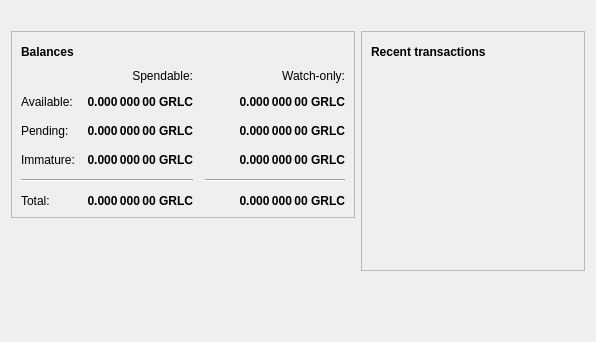
<?xml version="1.0" encoding="UTF-8"?>
<ui version="4.0">
 <class>OverviewPage</class>
 <widget class="QWidget" name="OverviewPage">
  <property name="geometry">
   <rect>
    <x>0</x>
    <y>0</y>
    <width>596</width>
    <height>342</height>
   </rect>
  </property>
  <property name="windowTitle">
   <string>Form</string>
  </property>
  <layout class="QVBoxLayout" name="topLayout">
   <item>
    <widget class="QLabel" name="labelAlerts">
     <property name="visible">
      <bool>false</bool>
     </property>
     <property name="wordWrap">
      <bool>true</bool>
     </property>
     <property name="margin">
      <number>3</number>
     </property>
     <property name="textInteractionFlags">
      <set>Qt::TextSelectableByMouse</set>
     </property>
    </widget>
   </item>
   <item>
    <layout class="QHBoxLayout" name="horizontalLayout" stretch="1,1">
     <item>
      <layout class="QVBoxLayout" name="verticalLayout_2">
       <item>
        <widget class="QFrame" name="frame">
         <property name="frameShape">
          <enum>QFrame::StyledPanel</enum>
         </property>
         <property name="frameShadow">
          <enum>QFrame::Raised</enum>
         </property>
         <layout class="QVBoxLayout" name="verticalLayout_4">
          <item>
           <layout class="QHBoxLayout" name="horizontalLayout_4">
            <item>
             <widget class="QLabel" name="label_5">
              <property name="font">
               <font>
                <weight>75</weight>
                <bold>true</bold>
               </font>
              </property>
              <property name="text">
               <string>Balances</string>
              </property>
             </widget>
            </item>
            <item>
             <widget class="QPushButton" name="labelWalletStatus">
              <property name="enabled">
               <bool>true</bool>
              </property>
              <property name="maximumSize">
               <size>
                <width>30</width>
                <height>16777215</height>
               </size>
              </property>
              <property name="toolTip">
               <string>The displayed information may be out of date. Your wallet automatically synchronizes with the Garlicoin network after a connection is established, but this process has not completed yet.</string>
              </property>
              <property name="text">
               <string/>
              </property>
              <property name="icon">
               <iconset resource="../bitcoin.qrc">
                <normaloff>:/icons/warning</normaloff>
                <disabledoff>:/icons/warning</disabledoff>:/icons/warning</iconset>
              </property>
              <property name="iconSize">
               <size>
                <width>24</width>
                <height>24</height>
               </size>
              </property>
              <property name="flat">
               <bool>true</bool>
              </property>
             </widget>
            </item>
            <item>
             <spacer name="horizontalSpacer_3">
              <property name="orientation">
               <enum>Qt::Horizontal</enum>
              </property>
              <property name="sizeHint" stdset="0">
               <size>
                <width>40</width>
                <height>20</height>
               </size>
              </property>
             </spacer>
            </item>
           </layout>
          </item>
          <item>
           <layout class="QGridLayout" name="gridLayout">
            <property name="spacing">
             <number>12</number>
            </property>
            <item row="2" column="2">
             <widget class="QLabel" name="labelWatchPending">
              <property name="font">
               <font>
                <weight>75</weight>
                <bold>true</bold>
               </font>
              </property>
              <property name="cursor">
               <cursorShape>IBeamCursor</cursorShape>
              </property>
              <property name="toolTip">
               <string>Unconfirmed transactions to watch-only addresses</string>
              </property>
              <property name="text">
               <string notr="true">0.000 000 00 GRLC</string>
              </property>
              <property name="alignment">
               <set>Qt::AlignRight|Qt::AlignTrailing|Qt::AlignVCenter</set>
              </property>
              <property name="textInteractionFlags">
               <set>Qt::LinksAccessibleByMouse|Qt::TextSelectableByKeyboard|Qt::TextSelectableByMouse</set>
              </property>
             </widget>
            </item>
            <item row="2" column="1">
             <widget class="QLabel" name="labelUnconfirmed">
              <property name="font">
               <font>
                <weight>75</weight>
                <bold>true</bold>
               </font>
              </property>
              <property name="cursor">
               <cursorShape>IBeamCursor</cursorShape>
              </property>
              <property name="toolTip">
               <string>Total of transactions that have yet to be confirmed, and do not yet count toward the spendable balance</string>
              </property>
              <property name="text">
               <string notr="true">0.000 000 00 GRLC</string>
              </property>
              <property name="alignment">
               <set>Qt::AlignRight|Qt::AlignTrailing|Qt::AlignVCenter</set>
              </property>
              <property name="textInteractionFlags">
               <set>Qt::LinksAccessibleByMouse|Qt::TextSelectableByKeyboard|Qt::TextSelectableByMouse</set>
              </property>
             </widget>
            </item>
            <item row="3" column="2">
             <widget class="QLabel" name="labelWatchImmature">
              <property name="font">
               <font>
                <weight>75</weight>
                <bold>true</bold>
               </font>
              </property>
              <property name="cursor">
               <cursorShape>IBeamCursor</cursorShape>
              </property>
              <property name="toolTip">
               <string>Mined balance in watch-only addresses that has not yet matured</string>
              </property>
              <property name="text">
               <string notr="true">0.000 000 00 GRLC</string>
              </property>
              <property name="alignment">
               <set>Qt::AlignRight|Qt::AlignTrailing|Qt::AlignVCenter</set>
              </property>
              <property name="textInteractionFlags">
               <set>Qt::LinksAccessibleByMouse|Qt::TextSelectableByKeyboard|Qt::TextSelectableByMouse</set>
              </property>
             </widget>
            </item>
            <item row="4" column="0" colspan="2">
             <widget class="Line" name="line">
              <property name="orientation">
               <enum>Qt::Horizontal</enum>
              </property>
             </widget>
            </item>
            <item row="4" column="2">
             <widget class="Line" name="lineWatchBalance">
              <property name="sizePolicy">
               <sizepolicy hsizetype="Preferred" vsizetype="Fixed">
                <horstretch>0</horstretch>
                <verstretch>0</verstretch>
               </sizepolicy>
              </property>
              <property name="minimumSize">
               <size>
                <width>140</width>
                <height>0</height>
               </size>
              </property>
              <property name="orientation">
               <enum>Qt::Horizontal</enum>
              </property>
             </widget>
            </item>
            <item row="5" column="0">
             <widget class="QLabel" name="labelTotalText">
              <property name="text">
               <string>Total:</string>
              </property>
             </widget>
            </item>
            <item row="3" column="1">
             <widget class="QLabel" name="labelImmature">
              <property name="font">
               <font>
                <weight>75</weight>
                <bold>true</bold>
               </font>
              </property>
              <property name="cursor">
               <cursorShape>IBeamCursor</cursorShape>
              </property>
              <property name="toolTip">
               <string>Mined balance that has not yet matured</string>
              </property>
              <property name="text">
               <string notr="true">0.000 000 00 GRLC</string>
              </property>
              <property name="alignment">
               <set>Qt::AlignRight|Qt::AlignTrailing|Qt::AlignVCenter</set>
              </property>
              <property name="textInteractionFlags">
               <set>Qt::LinksAccessibleByMouse|Qt::TextSelectableByKeyboard|Qt::TextSelectableByMouse</set>
              </property>
             </widget>
            </item>
            <item row="2" column="3">
             <spacer name="horizontalSpacer_2">
              <property name="orientation">
               <enum>Qt::Horizontal</enum>
              </property>
              <property name="sizeHint" stdset="0">
               <size>
                <width>40</width>
                <height>20</height>
               </size>
              </property>
             </spacer>
            </item>
            <item row="3" column="0">
             <widget class="QLabel" name="labelImmatureText">
              <property name="text">
               <string>Immature:</string>
              </property>
             </widget>
            </item>
            <item row="5" column="1">
             <widget class="QLabel" name="labelTotal">
              <property name="font">
               <font>
                <weight>75</weight>
                <bold>true</bold>
               </font>
              </property>
              <property name="cursor">
               <cursorShape>IBeamCursor</cursorShape>
              </property>
              <property name="toolTip">
               <string>Your current total balance</string>
              </property>
              <property name="text">
               <string notr="true">0.000 000 00 GRLC</string>
              </property>
              <property name="alignment">
               <set>Qt::AlignRight|Qt::AlignTrailing|Qt::AlignVCenter</set>
              </property>
              <property name="textInteractionFlags">
               <set>Qt::LinksAccessibleByMouse|Qt::TextSelectableByKeyboard|Qt::TextSelectableByMouse</set>
              </property>
             </widget>
            </item>
            <item row="5" column="2">
             <widget class="QLabel" name="labelWatchTotal">
              <property name="font">
               <font>
                <weight>75</weight>
                <bold>true</bold>
               </font>
              </property>
              <property name="cursor">
               <cursorShape>IBeamCursor</cursorShape>
              </property>
              <property name="toolTip">
               <string>Current total balance in watch-only addresses</string>
              </property>
              <property name="text">
               <string notr="true">0.000 000 00 GRLC</string>
              </property>
              <property name="alignment">
               <set>Qt::AlignRight|Qt::AlignTrailing|Qt::AlignVCenter</set>
              </property>
              <property name="textInteractionFlags">
               <set>Qt::LinksAccessibleByMouse|Qt::TextSelectableByKeyboard|Qt::TextSelectableByMouse</set>
              </property>
             </widget>
            </item>
            <item row="0" column="2">
             <widget class="QLabel" name="labelWatchonly">
              <property name="text">
               <string>Watch-only:</string>
              </property>
              <property name="alignment">
               <set>Qt::AlignRight|Qt::AlignTrailing|Qt::AlignVCenter</set>
              </property>
             </widget>
            </item>
            <item row="1" column="0">
             <widget class="QLabel" name="labelBalanceText">
              <property name="text">
               <string>Available:</string>
              </property>
             </widget>
            </item>
            <item row="1" column="1">
             <widget class="QLabel" name="labelBalance">
              <property name="font">
               <font>
                <weight>75</weight>
                <bold>true</bold>
               </font>
              </property>
              <property name="cursor">
               <cursorShape>IBeamCursor</cursorShape>
              </property>
              <property name="toolTip">
               <string>Your current spendable balance</string>
              </property>
              <property name="text">
               <string notr="true">0.000 000 00 GRLC</string>
              </property>
              <property name="alignment">
               <set>Qt::AlignRight|Qt::AlignTrailing|Qt::AlignVCenter</set>
              </property>
              <property name="textInteractionFlags">
               <set>Qt::LinksAccessibleByMouse|Qt::TextSelectableByKeyboard|Qt::TextSelectableByMouse</set>
              </property>
             </widget>
            </item>
            <item row="1" column="2">
             <widget class="QLabel" name="labelWatchAvailable">
              <property name="font">
               <font>
                <weight>75</weight>
                <bold>true</bold>
               </font>
              </property>
              <property name="cursor">
               <cursorShape>IBeamCursor</cursorShape>
              </property>
              <property name="toolTip">
               <string>Your current balance in watch-only addresses</string>
              </property>
              <property name="text">
               <string notr="true">0.000 000 00 GRLC</string>
              </property>
              <property name="alignment">
               <set>Qt::AlignRight|Qt::AlignTrailing|Qt::AlignVCenter</set>
              </property>
              <property name="textInteractionFlags">
               <set>Qt::LinksAccessibleByMouse|Qt::TextSelectableByKeyboard|Qt::TextSelectableByMouse</set>
              </property>
             </widget>
            </item>
            <item row="2" column="0">
             <widget class="QLabel" name="labelPendingText">
              <property name="text">
               <string>Pending:</string>
              </property>
             </widget>
            </item>
            <item row="0" column="1">
             <widget class="QLabel" name="labelSpendable">
              <property name="text">
               <string>Spendable:</string>
              </property>
              <property name="alignment">
               <set>Qt::AlignRight|Qt::AlignTrailing|Qt::AlignVCenter</set>
              </property>
             </widget>
            </item>
           </layout>
          </item>
         </layout>
        </widget>
       </item>
       <item>
        <spacer name="verticalSpacer">
         <property name="orientation">
          <enum>Qt::Vertical</enum>
         </property>
         <property name="sizeHint" stdset="0">
          <size>
           <width>20</width>
           <height>40</height>
          </size>
         </property>
        </spacer>
       </item>
      </layout>
     </item>
     <item>
      <layout class="QVBoxLayout" name="verticalLayout_3">
       <item>
        <widget class="QFrame" name="frame_2">
         <property name="frameShape">
          <enum>QFrame::StyledPanel</enum>
         </property>
         <property name="frameShadow">
          <enum>QFrame::Raised</enum>
         </property>
         <layout class="QVBoxLayout" name="verticalLayout">
          <item>
           <layout class="QHBoxLayout" name="horizontalLayout_2">
            <item>
             <widget class="QLabel" name="label_4">
              <property name="font">
               <font>
                <weight>75</weight>
                <bold>true</bold>
               </font>
              </property>
              <property name="text">
               <string>Recent transactions</string>
              </property>
             </widget>
            </item>
            <item>
             <widget class="QPushButton" name="labelTransactionsStatus">
              <property name="enabled">
               <bool>true</bool>
              </property>
              <property name="maximumSize">
               <size>
                <width>30</width>
                <height>16777215</height>
               </size>
              </property>
              <property name="toolTip">
               <string>The displayed information may be out of date. Your wallet automatically synchronizes with the Garlicoin network after a connection is established, but this process has not completed yet.</string>
              </property>
              <property name="text">
               <string/>
              </property>
              <property name="icon">
               <iconset resource="../bitcoin.qrc">
                <normaloff>:/icons/warning</normaloff>
                <disabledoff>:/icons/warning</disabledoff>:/icons/warning</iconset>
              </property>
              <property name="iconSize">
               <size>
                <width>24</width>
                <height>24</height>
               </size>
              </property>
              <property name="flat">
               <bool>true</bool>
              </property>
             </widget>
            </item>
            <item>
             <spacer name="horizontalSpacer">
              <property name="orientation">
               <enum>Qt::Horizontal</enum>
              </property>
              <property name="sizeHint" stdset="0">
               <size>
                <width>40</width>
                <height>20</height>
               </size>
              </property>
             </spacer>
            </item>
           </layout>
          </item>
          <item>
           <widget class="QListView" name="listTransactions">
            <property name="styleSheet">
             <string notr="true">QListView { background: transparent; }</string>
            </property>
            <property name="frameShape">
             <enum>QFrame::NoFrame</enum>
            </property>
            <property name="verticalScrollBarPolicy">
             <enum>Qt::ScrollBarAlwaysOff</enum>
            </property>
            <property name="horizontalScrollBarPolicy">
             <enum>Qt::ScrollBarAlwaysOff</enum>
            </property>
            <property name="selectionMode">
             <enum>QAbstractItemView::NoSelection</enum>
            </property>
           </widget>
          </item>
         </layout>
        </widget>
       </item>
       <item>
        <spacer name="verticalSpacer_2">
         <property name="orientation">
          <enum>Qt::Vertical</enum>
         </property>
         <property name="sizeHint" stdset="0">
          <size>
           <width>20</width>
           <height>40</height>
          </size>
         </property>
        </spacer>
       </item>
      </layout>
     </item>
    </layout>
   </item>
  </layout>
 </widget>
 <resources/>
 <connections/>
</ui>
